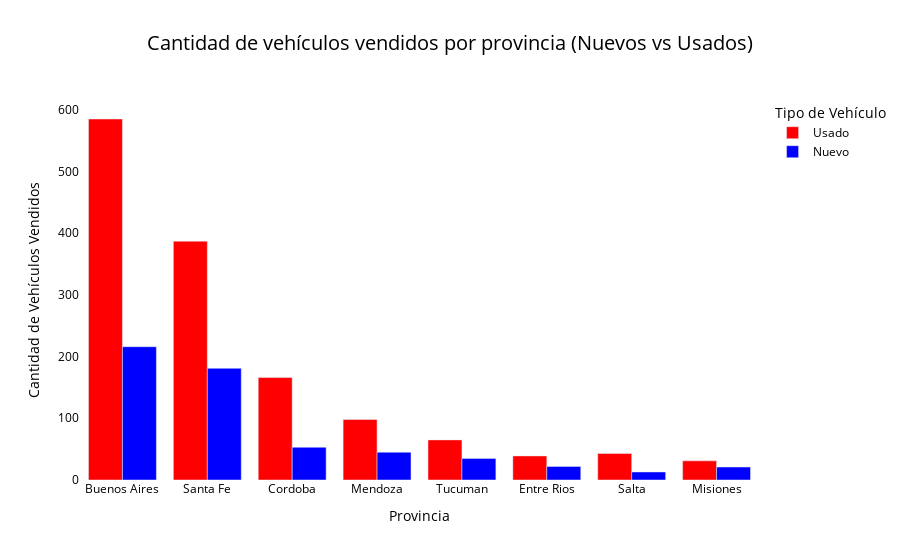

Notebook source saved alongside this figure:
### Markdown cell above
3.2.1.1. Desarrollo Grafico

### Code cell
import pandas as pd
import plotly.express as px

# Agrupar por provincia y tipo de vehículo
df_ventas = df.groupby(['Provincia', 'Vehiculo_Nuevo']).size().reset_index(name='Cantidad_Vendida')

# Renombrar los valores de Vehiculo_Nuevo
df_ventas["Vehiculo_Nuevo"] = df_ventas["Vehiculo_Nuevo"].map({"SI": "Nuevo", "No": "Usado"})

# Calcular totales por provincia (como hacías con value_counts())
totales = df_ventas.groupby("Provincia")["Cantidad_Vendida"].sum().sort_values(ascending=False).reset_index()

# Extraer el orden correcto
orden_provincias = totales["Provincia"].tolist()

# Asignar orden categórico a la columna Provincia
df_ventas["Provincia"] = pd.Categorical(df_ventas["Provincia"], categories=orden_provincias, ordered=True)

# Reordenar el DataFrame para asegurar el orden correcto en la visualización
df_ventas = df_ventas.sort_values("Provincia")

# Definir colores
colores = {"Nuevo": "BLUE", "Usado": "RED"}

# Crear gráfico
fig = px.bar(
    df_ventas,
    x="Provincia",
    y="Cantidad_Vendida",
    color="Vehiculo_Nuevo",
    color_discrete_map=colores,
    title="Cantidad de vehículos vendidos por provincia (Nuevos vs Usados)",
    labels={
        "Cantidad_Vendida": "Cantidad de Vehículos Vendidos",
        "Provincia": "Provincia",
        "Vehiculo_Nuevo": "Tipo de Vehículo"
    },
)

# Ajustes estéticos
fig.update_layout(
    title_font_size=20,
    title_font_color='black',
    title_x=0.5,
    xaxis_tickangle=0,
    xaxis_title_font=dict(color='black'),
    yaxis_title_font=dict(color='black'),
    legend_title_font=dict(color='black', size=14),
    legend_font=dict(color='black', size=12),
    font_color='black',
    plot_bgcolor="white",
    barmode="group"
)

# Eliminar líneas de ejes
fig.update_xaxes(showline=False, showgrid=False, zeroline=False)
fig.update_yaxes(showline=False, showgrid=False, zeroline=False)

# Mostrar gráfico
fig.show()

### Figure 1 — Plotly figure (JSON) as saved in the notebook; plotly's stock layout.template omitted (floating-point values rounded to 4 significant figures)
{"data": [{"alignmentgroup": "True", "hovertemplate": "Tipo de Vehículo=Usado<br>Provincia=%{x}<br>Cantidad de Vehículos Vendidos=%{y}<extra></extra>", "legendgroup": "Usado", "marker": {"color": "RED", "pattern": {"shape": ""}}, "name": "Usado", "offsetgroup": "Usado", "orientation": "v", "showlegend": true, "textposition": "auto", "type": "bar", "x": ["Buenos Aires", "Santa Fe", "Cordoba", "Mendoza", "Tucuman", "Entre Rios", "Salta", "Misiones"], "xaxis": "x", "y": [585, 387, 166, 98, 65, 39, 43, 31], "yaxis": "y"}, {"alignmentgroup": "True", "hovertemplate": "Tipo de Vehículo=Nuevo<br>Provincia=%{x}<br>Cantidad de Vehículos Vendidos=%{y}<extra></extra>", "legendgroup": "Nuevo", "marker": {"color": "BLUE", "pattern": {"shape": ""}}, "name": "Nuevo", "offsetgroup": "Nuevo", "orientation": "v", "showlegend": true, "textposition": "auto", "type": "bar", "x": ["Buenos Aires", "Santa Fe", "Cordoba", "Mendoza", "Tucuman", "Entre Rios", "Salta", "Misiones"], "xaxis": "x", "y": [216, 181, 53, 45, 35, 22, 13, 21], "yaxis": "y"}], "layout": {"barmode": "group", "font": {"color": "black"}, "legend": {"font": {"color": "black", "size": 12}, "title": {"font": {"color": "black", "size": 14}, "text": "Tipo de Vehículo"}, "tracegroupgap": 0}, "plot_bgcolor": "white", "title": {"font": {"color": "black", "size": 20}, "text": "Cantidad de vehículos vendidos por provincia (Nuevos vs Usados)", "x": 0.5}, "xaxis": {"anchor": "y", "domain": [0, 1], "showgrid": false, "showline": false, "tickangle": 0, "title": {"font": {"color": "black"}, "text": "Provincia"}, "zeroline": false}, "yaxis": {"anchor": "x", "domain": [0, 1], "showgrid": false, "showline": false, "title": {"font": {"color": "black"}, "text": "Cantidad de Vehículos Vendidos"}, "zeroline": false}}}
